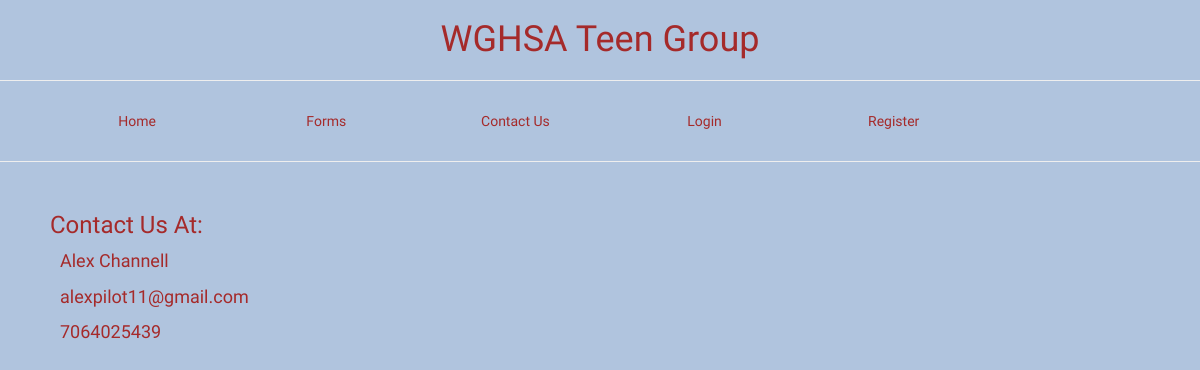
The page /contact_us/ on the database as committed earlier.
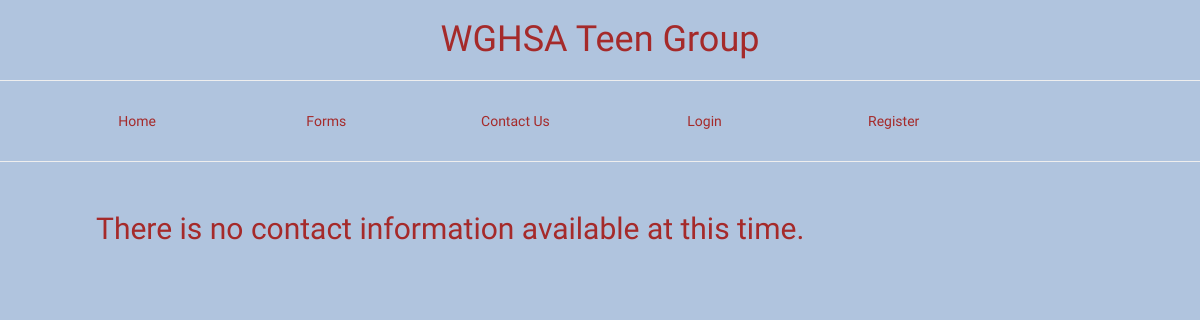
The same page on the database as committed later.
### homeschool_site/models.py (models this page shows, shortened)
class Contact(models.Model):
    contact_message = models.TextField(help_text="This will be your greeting message on the Contact Us page.")
    contact_name = models.CharField(max_length=255)
    contact_email = models.EmailField(null=True)
    phone_regex = RegexValidator(regex=r'^\d{10}$', message="Phone number must be 10 digits")
    contact_phone = models.CharField(validators=[phone_regex], null=True, max_length=12)
    active = models.BooleanField(default=False)

### homeschool_site/views.py (the view)
# urls.py: url(r'^contact_us/$', views.contact_us, name='contact_us'),
def contact_us(request):
    contact = None
    try:
        contact = Contact.objects.get(active=True)
    except Contact.DoesNotExist:
        pass
    return render(request, "homeschool_site/contact_us.html", {
        'contact': contact,
    })

### homeschool_site/templates/homeschool_site/contact_us.html
{% extends "base.html" %}
{% block content %}
    {% if contact %}
        <div class="contact_us">
            <h3>{{ contact.contact_message }}</h3>
            <p class="info">{{ contact.contact_name }}</p>
            <p class="info">{{ contact.contact_email }}</p>
            <p class="info">{{ contact.contact_phone }}</p>
        </div>
    {% else %}
        <h2 class="form-header">There is no contact information available at this time.</h2>
    {% endif %}
{% endblock %}

Rows that differ between the two databases and show on the page:
removed Contact: contact_message "Contact Us At:", contact_name "Alex Channell", contact_email "alexpilot11@gmail.com", contact_phone "7064025439"
Other text that changed with them:
text now shown: "There is no contact information available at this time."
